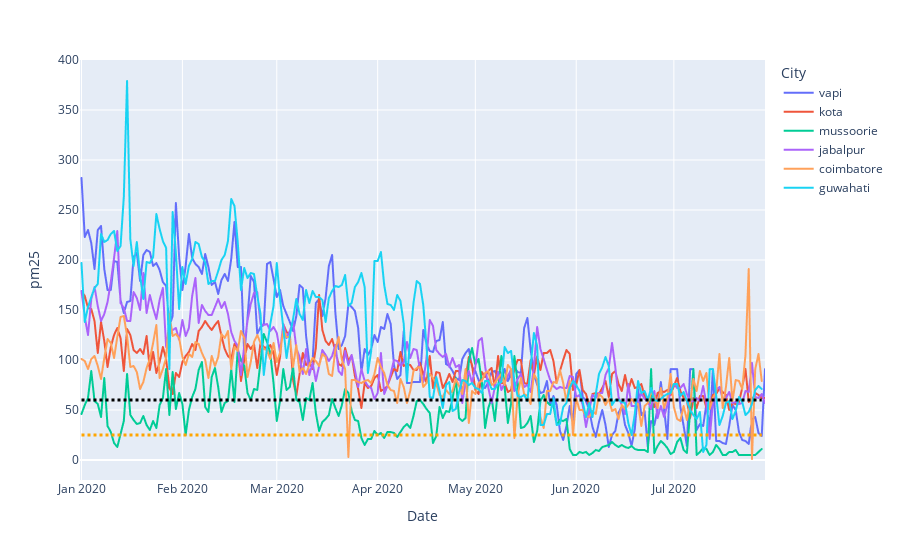

The cell this chart's notebook holds for it:
### Code cell
fig=px.line(df_rural,'Date','pm25',color='City')
fig.add_shape(type="line",
            x0='2020-01-01',
            y0=25,
            x1='2020-07-28',
            y1=25,
            line=dict(
                color="orange",
                width=3,
                dash="dot",
            ))
fig.add_shape(type="line",
            x0='2020-01-01',
            y0=60,
            x1='2020-07-28',
            y1=60,
            line=dict(
                color="black",
                width=3,
                dash="dot",
            ))
fig.show()
fig.write_image(f'images/rural_pm2.5_allcity_line.png',width=1500,height=600)

### Figure 1 — Plotly figure (JSON) as saved in the notebook; plotly's stock layout.template omitted (floating-point values rounded to 4 significant figures; data arrays with more than 128 entries replaced by an {"elided": "..."} marker saying what was removed)
{"data": [{"hovertemplate": "City=vapi<br>Date=%{x}<br>pm25=%{y}<extra></extra>", "legendgroup": "vapi", "line": {"color": "#636efa", "dash": "solid"}, "mode": "lines", "name": "vapi", "showlegend": true, "type": "scattergl", "x": {"elided": "211 str values"}, "xaxis": "x", "y": {"elided": "211 float values"}, "yaxis": "y"}, {"hovertemplate": "City=kota<br>Date=%{x}<br>pm25=%{y}<extra></extra>", "legendgroup": "kota", "line": {"color": "#EF553B", "dash": "solid"}, "mode": "lines", "name": "kota", "showlegend": true, "type": "scattergl", "x": {"elided": "211 str values"}, "xaxis": "x", "y": {"elided": "211 int values"}, "yaxis": "y"}, {"hovertemplate": "City=mussoorie<br>Date=%{x}<br>pm25=%{y}<extra></extra>", "legendgroup": "mussoorie", "line": {"color": "#00cc96", "dash": "solid"}, "mode": "lines", "name": "mussoorie", "showlegend": true, "type": "scattergl", "x": {"elided": "209 str values"}, "xaxis": "x", "y": {"elided": "209 float values"}, "yaxis": "y"}, {"hovertemplate": "City=jabalpur<br>Date=%{x}<br>pm25=%{y}<extra></extra>", "legendgroup": "jabalpur", "line": {"color": "#ab63fa", "dash": "solid"}, "mode": "lines", "name": "jabalpur", "showlegend": true, "type": "scattergl", "x": {"elided": "209 str values"}, "xaxis": "x", "y": {"elided": "209 float values"}, "yaxis": "y"}, {"hovertemplate": "City=coimbatore<br>Date=%{x}<br>pm25=%{y}<extra></extra>", "legendgroup": "coimbatore", "line": {"color": "#FFA15A", "dash": "solid"}, "mode": "lines", "name": "coimbatore", "showlegend": true, "type": "scattergl", "x": {"elided": "210 str values"}, "xaxis": "x", "y": {"elided": "210 float values"}, "yaxis": "y"}, {"hovertemplate": "City=guwahati<br>Date=%{x}<br>pm25=%{y}<extra></extra>", "legendgroup": "guwahati", "line": {"color": "#19d3f3", "dash": "solid"}, "mode": "lines", "name": "guwahati", "showlegend": true, "type": "scattergl", "x": {"elided": "210 str values"}, "xaxis": "x", "y": {"elided": "210 float values"}, "yaxis": "y"}], "layout": {"autosize": true, "legend": {"title": {"text": "City"}, "tracegroupgap": 0}, "margin": {"t": 60}, "shapes": [{"line": {"color": "orange", "dash": "dot", "width": 3}, "type": "line", "x0": "2020-01-01", "x1": "2020-07-28", "y0": 25, "y1": 25}, {"line": {"color": "black", "dash": "dot", "width": 3}, "type": "line", "x0": "2020-01-01", "x1": "2020-07-28", "y0": 60, "y1": 60}], "xaxis": {"anchor": "y", "autorange": true, "domain": [0, 1], "range": ["2019-12-31 13:54:47.7919", "2020-07-29"], "title": {"text": "Date"}, "type": "date"}, "yaxis": {"anchor": "x", "autorange": true, "domain": [0, 1], "range": [-20, 400], "title": {"text": "pm25"}, "type": "linear"}}}
